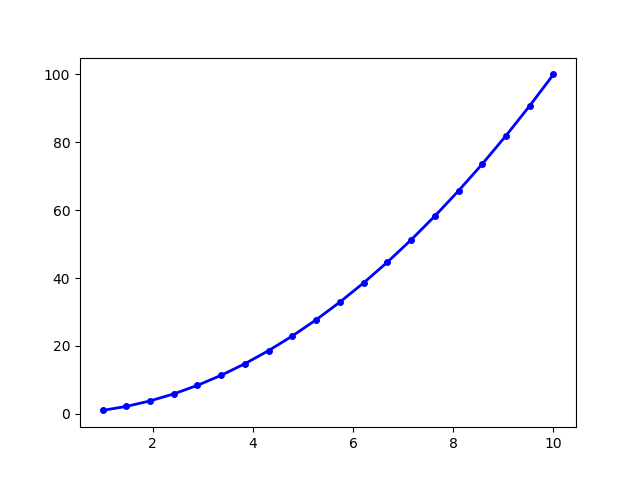

Write the Python code that produced this figure.
import matplotlib.pyplot as plt

import numpy as np
x = np.linspace(1,10,20)
y1 = x**2.0
y2 = x**1.5
plt.plot(x,y1,"bo-",linewidth=2,markersize=4)
plt.show()
